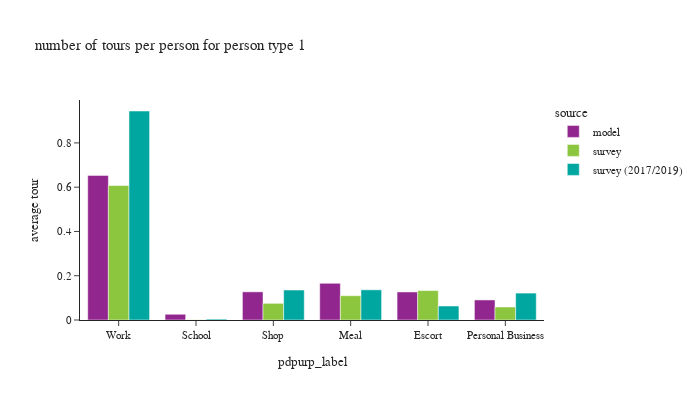

The cell this chart's notebook holds for it:
### Code cell
plot_by_pptyp(df_tour, '1')

### Figure 1 — Plotly figure (JSON) as saved in the notebook; plotly's stock layout.template omitted (floating-point values rounded to 4 significant figures)
{"data": [{"alignmentgroup": "True", "hovertemplate": "source=model<br>pdpurp_label=%{x}<br>average tour=%{y}<extra></extra>", "legendgroup": "model", "marker": {"color": "#91268F", "pattern": {"shape": ""}}, "name": "model", "offsetgroup": "model", "orientation": "v", "showlegend": true, "textposition": "auto", "type": "bar", "x": ["Work", "School", "Shop", "Meal", "Escort", "Personal Business"], "xaxis": "x", "y": [0.6534, 0.02596, 0.1273, 0.1659, 0.1267, 0.09063], "yaxis": "y"}, {"alignmentgroup": "True", "hovertemplate": "source=survey<br>pdpurp_label=%{x}<br>average tour=%{y}<extra></extra>", "legendgroup": "survey", "marker": {"color": "#8CC63E", "pattern": {"shape": ""}}, "name": "survey", "offsetgroup": "survey", "orientation": "v", "showlegend": true, "textposition": "auto", "type": "bar", "x": ["Work", "School", "Shop", "Meal", "Escort", "Personal Business"], "xaxis": "x", "y": [0.6075, 0.0008911, 0.07531, 0.1098, 0.133, 0.05875], "yaxis": "y"}, {"alignmentgroup": "True", "hovertemplate": "source=survey (2017/2019)<br>pdpurp_label=%{x}<br>average tour=%{y}<extra></extra>", "legendgroup": "survey (2017/2019)", "marker": {"color": "#00A7A0", "pattern": {"shape": ""}}, "name": "survey (2017/2019)", "offsetgroup": "survey (2017/2019)", "orientation": "v", "showlegend": true, "textposition": "auto", "type": "bar", "x": ["Work", "School", "Shop", "Meal", "Escort", "Personal Business"], "xaxis": "x", "y": [0.9442, 0.004115, 0.1354, 0.1364, 0.0632, 0.1216], "yaxis": "y"}], "layout": {"barmode": "group", "font": {"size": 11}, "height": 400, "legend": {"title": {"text": "source"}, "tracegroupgap": 0}, "title": {"text": "number of tours per person for person type 1"}, "width": 700, "xaxis": {"anchor": "y", "domain": [0.0, 1.0], "title": {"text": "pdpurp_label"}}, "yaxis": {"anchor": "x", "domain": [0.0, 1.0], "tickformat": ".2", "title": {"text": "average tour"}}}}
